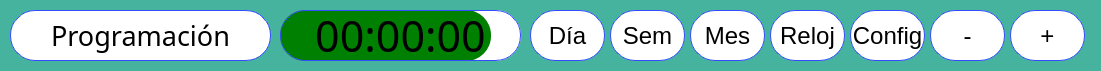
   <widget class="QGroupBox" name="gb_1">
    <property name="geometry">
     <rect>
      <x>0</x>
      <y>0</y>
      <width>1101</width>
      <height>71</height>
     </rect>
    </property>
    <property name="styleSheet">
     <string notr="true">border: transparent;
background-color: rgb(69, 179, 157);</string>
    </property>
    <property name="title">
     <string/>
    </property>
    <widget class="QPushButton" name="push_Mes_1">
     <property name="geometry">
      <rect>
       <x>690</x>
       <y>10</y>
       <width>75</width>
       <height>51</height>
      </rect>
     </property>
     <property name="font">
      <font>
       <pointsize>18</pointsize>
      </font>
     </property>
     <property name="styleSheet">
      <string notr="true">background-color: white;
border-radius: 25px;
border: 1px solid #334CFF;</string>
     </property>
     <property name="text">
      <string>Mes</string>
     </property>
    </widget>
    <widget class="QPushButton" name="push_Sem_1">
     <property name="geometry">
      <rect>
       <x>610</x>
       <y>10</y>
       <width>75</width>
       <height>51</height>
      </rect>
     </property>
     <property name="font">
      <font>
       <pointsize>18</pointsize>
      </font>
     </property>
     <property name="styleSheet">
      <string notr="true">background-color: white;
border-radius: 25px;
border: 1px solid #334CFF;</string>
     </property>
     <property name="text">
      <string>Sem</string>
     </property>
    </widget>
    <widget class="QPushButton" name="push_Dia_1">
     <property name="geometry">
      <rect>
       <x>530</x>
       <y>10</y>
       <width>75</width>
       <height>51</height>
      </rect>
     </property>
     <property name="font">
      <font>
       <pointsize>18</pointsize>
      </font>
     </property>
     <property name="styleSheet">
      <string notr="true">background-color: white;
border-radius: 25px;
border: 1px solid #334CFF;</string>
     </property>
     <property name="text">
      <string>Día</string>
     </property>
    </widget>
    <widget class="QPushButton" name="push_Act_1">
     <property name="geometry">
      <rect>
       <x>10</x>
       <y>10</y>
       <width>261</width>
       <height>51</height>
      </rect>
     </property>
     <property name="font">
      <font>
       <family>Bahnschrift Light</family>
       <pointsize>20</pointsize>
      </font>
     </property>
     <property name="styleSheet">
      <string notr="true">background-color: white;
border: 1px solid #334CFF;
border-radius: 25px;</string>
     </property>
     <property name="text">
      <string>Programación</string>
     </property>
    </widget>
    <widget class="QPushButton" name="push_reloj_1">
     <property name="geometry">
      <rect>
       <x>770</x>
       <y>10</y>
       <width>75</width>
       <height>51</height>
      </rect>
     </property>
     <property name="font">
      <font>
       <pointsize>18</pointsize>
      </font>
     </property>
     <property name="styleSheet">
      <string notr="true">background-color: white;
border-radius: 25px;
border: 1px solid #334CFF;</string>
     </property>
     <property name="text">
      <string>Reloj</string>
     </property>
    </widget>
    <widget class="QPushButton" name="push_Config_1">
     <property name="geometry">
      <rect>
       <x>850</x>
       <y>10</y>
       <width>75</width>
       <height>51</height>
      </rect>
     </property>
     <property name="font">
      <font>
       <pointsize>18</pointsize>
      </font>
     </property>
     <property name="styleSheet">
      <string notr="true">background-color: white;
border-radius: 25px;
border: 1px solid #334CFF;</string>
     </property>
     <property name="text">
      <string>Config</string>
     </property>
    </widget>
    <widget class="QPushButton" name="push_Resta_1">
     <property name="geometry">
      <rect>
       <x>930</x>
       <y>10</y>
       <width>75</width>
       <height>51</height>
      </rect>
     </property>
     <property name="font">
      <font>
       <pointsize>18</pointsize>
      </font>
     </property>
     <property name="styleSheet">
      <string notr="true">background-color: white;
border-radius: 25px;
border: 1px solid #334CFF;</string>
     </property>
     <property name="text">
      <string>-</string>
     </property>
    </widget>
    <widget class="QPushButton" name="push_suma_1">
     <property name="geometry">
      <rect>
       <x>1010</x>
       <y>10</y>
       <width>75</width>
       <height>51</height>
      </rect>
     </property>
     <property name="font">
      <font>
       <pointsize>18</pointsize>
      </font>
     </property>
     <property name="styleSheet">
      <string notr="true">background-color: white;
border-radius: 25px;
border: 1px solid #334CFF;</string>
     </property>
     <property name="text">
      <string>+</string>
     </property>
    </widget>
    <widget class="QLabel" name="label_tiempo_1">
     <property name="geometry">
      <rect>
       <x>280</x>
       <y>10</y>
       <width>241</width>
       <height>51</height>
      </rect>
     </property>
     <property name="font">
      <font>
       <family>Bahnschrift Light</family>
       <pointsize>32</pointsize>
      </font>
     </property>
     <property name="styleSheet">
      <string notr="true">background: transparent;
border-radius: 25px;
border: 1px solid #334CFF;</string>
     </property>
     <property name="text">
      <string>00:00:00</string>
     </property>
     <property name="alignment">
      <set>Qt::AlignCenter</set>
     </property>
    </widget>
    <widget class="QLabel" name="label_barra_1">
     <property name="geometry">
      <rect>
       <x>280</x>
       <y>10</y>
       <width>211</width>
       <height>51</height>
      </rect>
     </property>
     <property name="font">
      <font>
       <family>Bahnschrift Light</family>
       <pointsize>32</pointsize>
      </font>
     </property>
     <property name="styleSheet">
      <string notr="true">background-color: green;
border-radius: 25px;
border: transparent;
</string>
     </property>
     <property name="text">
      <string/>
     </property>
     <property name="alignment">
      <set>Qt::AlignCenter</set>
     </property>
    </widget>
    <widget class="QLabel" name="label_fondo_1">
     <property name="geometry">
      <rect>
       <x>280</x>
       <y>10</y>
       <width>241</width>
       <height>51</height>
      </rect>
     </property>
     <property name="font">
      <font>
       <family>Bahnschrift Light</family>
       <pointsize>32</pointsize>
      </font>
     </property>
     <property name="styleSheet">
      <string notr="true">background-color: white;
border-radius: 25px;
border: 1px solid #FFFFFF;</string>
     </property>
     <property name="text">
      <string/>
     </property>
     <property name="alignment">
      <set>Qt::AlignCenter</set>
     </property>
    </widget>
    <zorder>label_fondo_1</zorder>
    <zorder>label_barra_1</zorder>
    <zorder>push_Mes_1</zorder>
    <zorder>push_Sem_1</zorder>
    <zorder>push_Dia_1</zorder>
    <zorder>push_Act_1</zorder>
    <zorder>push_reloj_1</zorder>
    <zorder>push_Config_1</zorder>
    <zorder>push_Resta_1</zorder>
    <zorder>push_suma_1</zorder>
    <zorder>label_tiempo_1</zorder>
   </widget>
